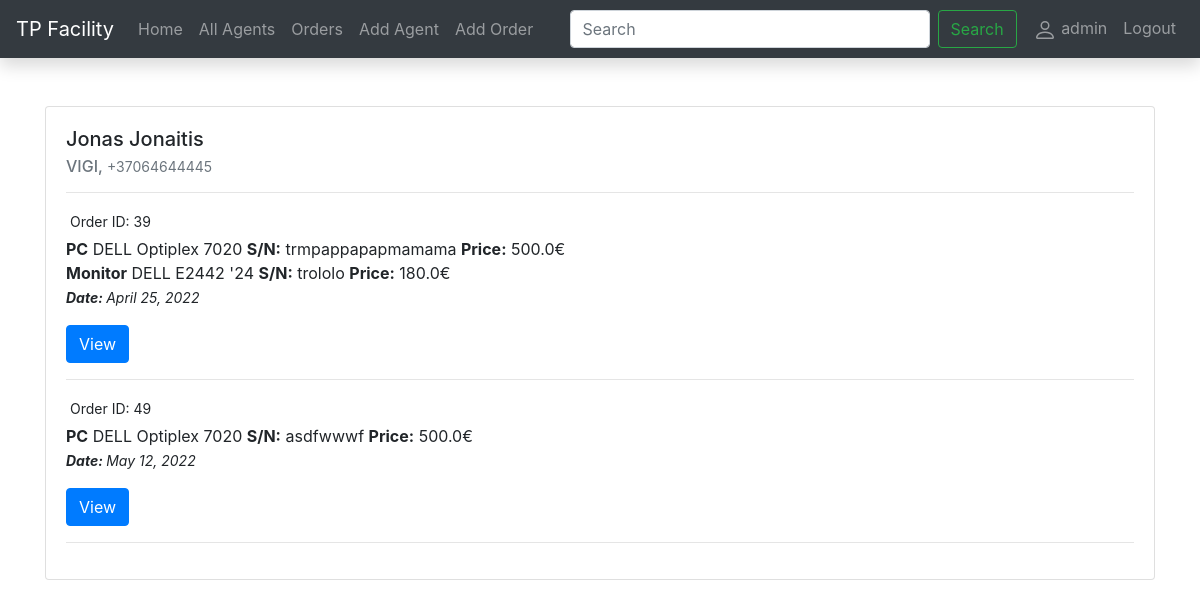
Page /facility/agent/1 (signed in) on the committed database.
### facility/models.py (models this page shows, shortened)
class Agent(models.Model):
    first_name = models.CharField('First name', max_length=255, null=False, help_text="Enter first name")
    last_name = models.CharField('Last name', max_length=255, null=False, help_text="Enter last name")
    ccms_id = models.CharField('CCMS ID', max_length=255, unique=True, null=False, help_text="Enter CCMS ID")
    phone = models.CharField('Phone', max_length=255, null=False, help_text="Enter phone number")
    email = models.EmailField('Email', max_length=255, null=False, help_text="Enter email address")
    country = models.CharField('Country', max_length=255, null=False, help_text="Enter country")
    city = models.CharField('City', max_length=255, null=False, help_text="Enter city")
    street = models.CharField('Street', max_length=400, null=False, help_text="Enter street and building number.")
    project_id = models.ForeignKey('Project', related_name='agents', on_delete=models.SET_NULL, null=True)
    class Meta:
        verbose_name = 'Agent'
        verbose_name_plural = 'Agents'

class Project(models.Model):
    project_name = models.CharField('Project', max_length=255, unique=True, help_text="Enter project name")
    def __str__(self):
        return self.project_name
    class Meta:
        verbose_name = 'Project'
        verbose_name_plural = 'Projects'

class Order(models.Model):
    date_created = models.DateField(auto_now_add=True)
    comment = models.CharField('Comment', max_length=2000, blank=True)
    agent_id = models.ForeignKey('Agent', related_name='ordersall', on_delete=models.SET_NULL, null=True)
    class Meta:
        verbose_name = 'Order'
        verbose_name_plural = 'Orders'

class OrderLine(models.Model):
    sn = models.CharField('Serial number', max_length=400, unique=True, null=True, help_text="Enter serial number")
    order_id = models.ForeignKey('Order', related_name='orderlines', on_delete=models.SET_NULL, null=True)
    equipement_id = models.ForeignKey('Equipement', related_name='ordersline', on_delete=models.SET_NULL,
                                        null=True)
    STATUS = (
        ('g', 'Given'),
        ('r', 'Returned'),
    )
    status = models.CharField(
        max_length=1,
        choices=STATUS,
        blank=True,
        default='r',
        help_text='Status',
    )
    class Meta:
        verbose_name = 'Order line'
        verbose_name_plural = 'Order lines'

class Equipement(models.Model):
    manufacturer_id = models.ForeignKey('Manufacturers', related_name='manufactequipements', on_delete=models.SET_NULL,null=True)
    eqModels_id = models.ForeignKey('EqModels', related_name='modelsequipements', on_delete=models.SET_NULL, null=True)
    types_id = models.ForeignKey('Types', related_name='typesequipements', on_delete=models.SET_NULL, null=True)
    price = models.FloatField(help_text='Kaina', null=True)
    class Meta:
        verbose_name = 'Equipement'
        verbose_name_plural = 'Equipements'

class Types(models.Model):
    type = models.CharField('Type', max_length=255, unique=True, help_text="Enter type of equipement")
    def __str__(self):
        return f'{self.type}'
    class Meta:
        verbose_name = 'Equipement type'
        verbose_name_plural = 'Equipement types'

class Manufacturers(models.Model):
    manufacturer = models.CharField('Manufacturer', max_length=255, unique=True, help_text="Enter manufacturer name")
    def __str__(self):
        return f'{self.manufacturer}'
    class Meta:
        verbose_name = 'Manufacturer'
        verbose_name_plural = 'Manufacturers'

class EqModels(models.Model):
    eq_model = models.CharField('Model', max_length=255, unique=True, help_text="Enter model name")
    def __str__(self):
        return f'{self.eq_model}'
    class Meta:
        verbose_name = 'Model'
        verbose_name_plural = 'Models'

### facility/views.py (the view)
# urls.py: path('agent/<int:agent_id>', views.agent, name='agent'),
@login_required(login_url='/accounts/login/')
def agent(request, agent_id):
    single_agent = get_object_or_404(Agent, pk=agent_id)
    return render(request, 'agent.html', {'agent': single_agent})

### facility/templates/agent.html
{% extends "base.html" %}
{% block content %}
<div class="container">
    <div class="card">
  <div class="card-body">
      <h5 class="card-title">{{ agent.first_name }} {{ agent.last_name }}</h5>
      <h6 class="card-subtitle mb-2 text-muted">{{ agent.project_id }}, <small>  {{agent.phone}}</small></h6>
      <hr>
      <p class="card-text">
      {% if agent.ordersall.all %}
      {% for line in agent.ordersall.all%}
                <p class="m-1"><small>Order ID: {{line.id}}</small></p>
                {% for orderline in line.orderlines.all %}
                    <p class="card-text m-0"><strong>{{orderline.equipement_id.types_id}}</strong> {{orderline.equipement_id.manufacturer_id}} {{orderline.equipement_id.eqModels_id}} <strong>S/N:</strong> {{orderline.sn}} <strong>Price:</strong> {{orderline.equipement_id.price}}€  </p>
                {% endfor %}
                <p><small><em><strong>Date: </strong>{{line.date_created}}</em></small></p>
                <a class="btn btn-primary" href="{% url 'order' line.id %}">View</a>
                <hr>
          {% endfor %}
      </p>
      {% else %}
      <h3>No Orders</h3>
      {% endif %}
  </div>
</div>
</div>
{% endblock %}

### facility/templates/base.html (shortened to what this page needs)
{% load static %}
{% load widget_tweaks %}
<!doctype html>
<html lang="en">
  <head>
    <link rel="stylesheet" href="https://cdn.jsdelivr.net/npm/bootstrap@4.6.1/dist/css/bootstrap.min.css">
    <link rel="stylesheet" href="{% static 'orderpdf.css' %}">
  </head>
  <body>
  {% if user.is_authenticated %}
  <nav class="navbar navbar-expand-lg navbar-dark bg-dark static-top shadow mb-5">
  <a class="navbar-brand" href="{% url 'index' %}">TP Facility</a>
  <div class="collapse navbar-collapse" id="navbarSupportedContent">
    <ul class="navbar-nav mr-auto">
      <li class="nav-item">
        <a class="nav-link" href="{% url 'index' %}">Home</a>
      </li>
      <li class="nav-item">
        <a class="nav-link" href="{% url 'all_agents' %}">All Agents</a>
      </li>
      <li class="nav-item">
        <a class="nav-link" href="{% url 'orders-list' %}">Orders</a>
      </li>
      <li class="nav-item">
        <a class="nav-link" href="{% url 'agent_add' %}">Add Agent</a>
      </li>
      <li class="nav-item">
        <a class="nav-link" href="{% url 'order_add' %}">Add Order</a>
      </li>
    </ul>
    </div>
    <div class="collapse navbar-collapse" id="navbarSupportedContent">
      <ul class="navbar-nav ml-auto">
        <form class="form-inline mr-sm-2" action="{% url 'search' %}" method="get">
      <input name="query" class="form-control mr-sm-2" type="tesxt" placeholder="Search" aria-label="Search" style="width: 30vw;">
      <button class="btn btn-outline-success my-2 my-sm-0" type="submit">Search</button>
    </form>
        <li class="nav-item"><a class="nav-link" href="#">
            {{ user.get_username }}</a></li>
        <li class="nav-item"><a class="nav-link" href="{% url 'logout'%}?next=/facility">Logout</a></li>
      </ul>
    </div>
</nav>
          {% endif %}
    <container>
        {% block content %}{% endblock %}
    </container>
  </body>
</html>

### rows in the picture
Agent: first_name "Jonas", last_name "Jonaitis", project_id "VIGI", phone "+37064644445"
Order: id "39", date_created "April 25, 2022"
OrderLine: equipement_id.types_id "PC", equipement_id.manufacturer_id "DELL", equipement_id.eqModels_id "Optiplex 7020", sn "trmpappapapmamama", equipement_id.price "500.0"
OrderLine: equipement_id.types_id "Monitor", equipement_id.manufacturer_id "DELL", equipement_id.eqModels_id "E2442 '24", sn "trololo", equipement_id.price "180.0"
Order: id "49", date_created "May 12, 2022"
OrderLine: equipement_id.types_id "PC", equipement_id.manufacturer_id "DELL", equipement_id.eqModels_id "Optiplex 7020", sn "asdfwwwf", equipement_id.price "500.0"

### other values in the picture
{{ user.get_username }} "admin"
